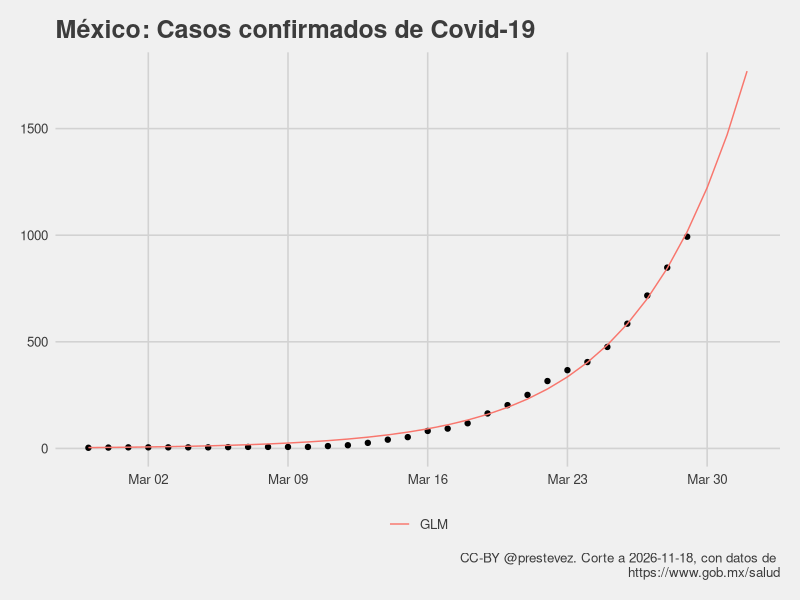
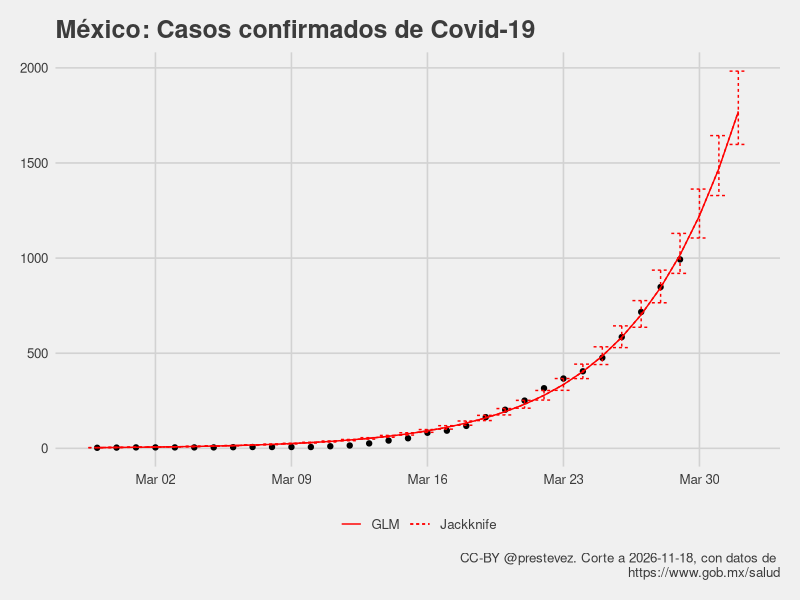
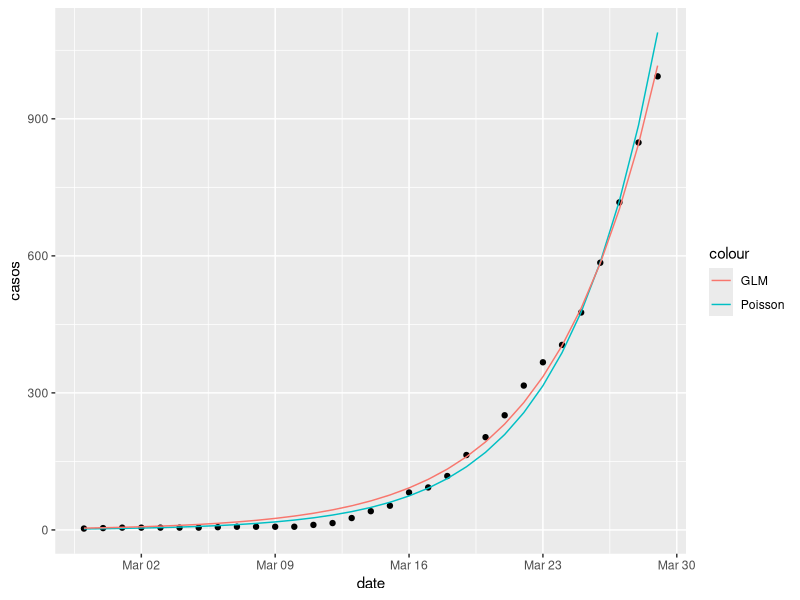
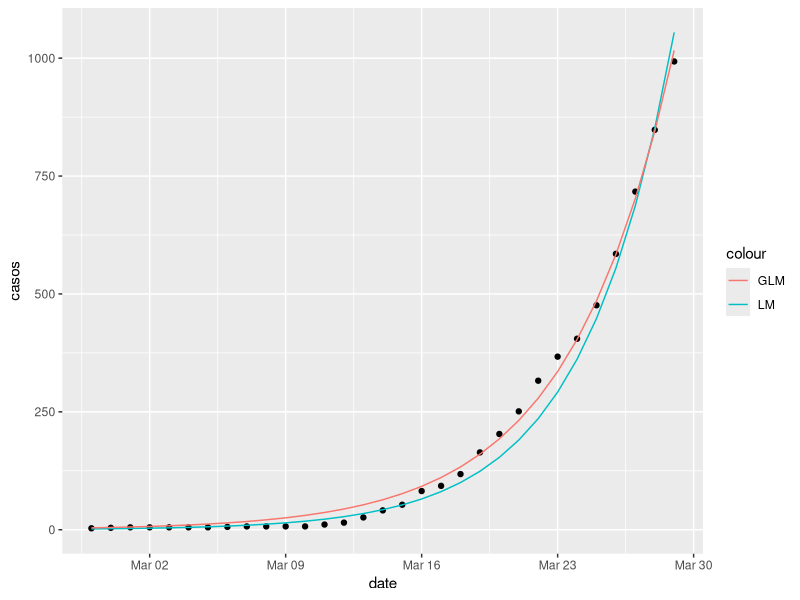

Source code (R) for these figures, in order: (Note: this script raises an error after producing the figures.)
library(tidyverse)
library(ggthemes)
library(lubridate)

casos <- read_csv("confirmados.csv")

casos$t <- (nrow(casos)-1):0

casos %>%
  filter(casos > 0) -> casos

m1 <- glm(casos ~ t, 
          data = casos,
          family = gaussian("log"))

summary(m1)

max_date <- max(casos$date) + 1
max_t <- max(casos$t) + 1

tibble(
  date = seq(max_date,max_date+2, 1),
  casos = NA,
  t = max_t:(max_t+2),
  predicted = predict(m1, newdata = data.frame(t = max_t:(max_t+2)), type = "response")
  ) %>%
  bind_rows(
    mutate(casos,
      predicted = predict(m1, type = "response"))) %>%
  arrange(date) -> casos_with_predictions

modelo <- paste0("Predicción casos = exp(",
                 round(m1[[1]][1], 2),
                 " + ",
                 round(m1[[1]][2], 2),
                 " x día)")

hoy <- Sys.Date()

pg <- "https://www.gob.mx/salud"

casos_with_predictions %>%
  ggplot(aes(date, casos)) + 
  geom_point() +
  theme_fivethirtyeight() +
  geom_line(aes(y = predicted, colour = "GLM")) +
  xlab("Total de casos") + 
  labs(title = "México: Casos confirmados de Covid-19",
       caption = paste0("CC-BY @prestevez. Corte a ", hoy, ", con datos de \n", pg)) +
  theme(legend.title = element_blank())

### Jackknife estimate?

lapply(1:nrow(casos), function(x){
  glm(casos ~ t, 
      data = casos[-x,],
      family = gaussian("log"))
}) -> m1_jk_ls

sapply(m1_jk_ls, function(x) coef(x)) %>% data.frame() %>%
  mutate(var = rownames(.)) %>%
  pivot_longer(-var, names_to = "rep") %>%
  group_by(var) %>%
  summarise(Estimate = mean(value),
            ci_low = quantile(value, 0.025),
            ci_high = quantile(value, 0.975)) -> m1_jk

pred_jk <- function(model, t, type = c("Estimate", "ci_low", "ci_high")){
  terms <- unlist(model[,type[1]])
  preds <- exp(terms[1] + (terms[2] * t))
  return(preds)
}


casos_with_predictions %>%
  mutate(Jackknife = pred_jk(m1_jk, t = t),
         Jackknife_low = pred_jk(m1_jk, t = t, "ci_low"),
         Jackknife_high = pred_jk(m1_jk, t = t, "ci_high")) -> casos_with_predictions_jk

casos_with_predictions_jk %>% data.frame

casos_with_predictions_jk %>%
  ggplot(aes(date, casos)) + 
  geom_point() +
  theme_fivethirtyeight() +
  geom_line(aes(y = predicted, linetype = "GLM"), colour = "red") +
  geom_line(aes(y = Jackknife, linetype = "Jackknife"), colour = "red") +
  geom_errorbar(aes(ymin = Jackknife_low,
                    ymax = Jackknife_high,
                    linetype = "Jackknife"),
                colour = "red") + 
  xlab("Total de casos") + 
  labs(title = "México: Casos confirmados de Covid-19",
       caption = paste0("CC-BY @prestevez. Corte a ", hoy, ", con datos de \n", pg)) +
  theme(legend.title = element_blank()) 

### MCMC does not appear to offer any benefits
# install.packages("MCMCpack")
# 
# library(MCMCpack)
# ls(package:MCMCpack)
# 
# m1_lm <- lm(log(casos) ~ t, data = casos)
# 
# summary(m1_lm)
# 
# casos_with_predictions %>%
#   mutate(predlm = exp(predict(m1_lm, newdata = data.frame(t = t)))) %>%
#   ggplot(aes(date, casos)) + 
#   geom_point() +
#   theme_fivethirtyeight() +
#   geom_line(aes(y = predicted, colour = "GLM")) +
#   geom_line(aes(y = predlm, colour = "LM")) +
#   xlab("Total de casos") + 
#   labs(title = "México: Casos confirmados de Covid-19",
#        caption = paste0("CC-BY @prestevez. Corte a ", hoy, ", con datos de \n", pg)) +
#   theme(legend.title = element_blank())
# 
# 
# m1_mcmc <- MCMCregress(log(casos) ~ t, data = casos)
# 
# summary(m1_mcmc)


m1p <- update(m1, family = "poisson")

summary(m1p)
summary(m1)

ggplot(casos, 
       aes(date, casos)) +
  geom_point() +
  geom_line(aes(y = predict(m1p, type = "response"), colour = "Poisson")) +
  geom_line(aes(y = predict(m1, type = "response"), colour = "GLM"))

summary(m1)

lm1 <- lm(log(casos) ~  t, data = casos)
summary(lm1)

casos %>%
  ggplot(aes(date, casos)) +
  geom_point() +
  geom_line(aes(y = exp(predict(lm1)), colour = "LM")) +
  geom_line(aes(y = predict(m1, type = "response"), colour = "GLM"))

# Modelo muertes totales y nuevas

casos_ext %>%
  filter(muertes > 0) %>%
  glm(muertes ~ t,
          data = .,
          family = gaussian("log")) -> d1


modelo_d <- paste0("Tendencia exponencial (",
                 round((exp(d1[[1]][2])-1)*100),
                 "% más muertes totales x día)")
tibble(
  date = max_date,
  muertes = NA,
  t = max_t,
  predicted = predict(d1, newdata = data.frame(t = max_t), type = "response")
) %>%
  bind_rows(
    mutate(filter(casos_ext, muertes > 0),
           predicted = predict(d1, type = "response"))) %>%
  arrange(date) -> muertes_with_predictions



muertes_with_predictions %>%
  ggplot(aes(date, muertes)) +
  geom_point() +
  theme_fivethirtyeight() +
  geom_line(aes(y = predicted, colour = modelo_d)) +
  xlab("Total de muertes") +
  labs(title = paste0("México: Total de muertes por Covid-19, ", hoy),
       subtitle = "Desde el día de la primera muerte reportada",
       caption = paste0("CC-BY @prestevez. Corte a ", hoy, ", con datos de \n", pg)) +
  theme(legend.title = element_blank()) -> p1_d

ggsave("muertes.png", p1_d, width = 7, height = 5)

d1_jk <- jk_model(d1) 

muertes_with_predictions %>%
  mutate(Jackknife = pred_jk(d1_jk, t = t),
         Jackknife_low = pred_jk(d1_jk, t = t, "ci_low"),
         Jackknife_high = pred_jk(d1_jk, t = t, "ci_high")) -> muertes_with_predictions_jk

muertes_with_predictions_jk %>%
  ggplot(aes(date, muertes)) +
  geom_point() +
  theme_fivethirtyeight() +
  geom_line(aes(y = predicted, colour = modelo_d)) +
  #geom_line(aes(y = Jackknife, linetype = "Jackknife"), colour = "red") +
  geom_errorbar(aes(ymin = Jackknife_low,
                    ymax = Jackknife_high,
                    colour = modelo_d),
                linetype = 2) +
  xlab("Total de casos") +
  labs(title = "México: Total de muertes por Covid-19",
       subtitle = paste0("Actualización: ", hoy, ". Intervalo de confianza Jackknife del 95%."),
       caption = paste0("CC-BY @prestevez. Corte a ", hoy, "\ncon datos de ", pg)) +
  theme(legend.title = element_blank()) -> p1jk_d

ggsave("muertes_jk.png", p1jk_d, width = 7, height = 5)

jk_pred_d <- filter(muertes_with_predictions_jk, t == max_t)[,c(9,10)]

# 
# read_csv("confirmados.csv") %>%
#   mutate(t = (nrow(.)-1):0) %>%
#   arrange(date) %>%
#   mutate(casos_nuevos = casos-lag(casos),
#          muertes_nuevas = muertes - lag(muertes)) %>%
#   drop_na -> casos_ext
# 
# write_csv(casos_ext, "confirmados_extended.csv")

# Muertes nuevas

casos_ext %>%
  filter(muertes > 0) %>%
  glm(muertes_nuevas ~ t,
          data = .,
          family = poisson("log")) -> dn1


modelo_dn <- paste0("Tendencia Poisson (",
                   round((exp(d1[[1]][2])-1)*100),
                   "% más casos nuevos x día)")
tibble(
  date = max_date,
  muertes_nuevas = NA,
  t = max_t,
  predicted = predict(dn1, newdata = data.frame(t = max_t), type = "response")
) %>%
  bind_rows(
    mutate(filter(casos_ext, muertes > 0),
           predicted = predict(dn1, type = "response"))) %>%
  arrange(date) -> muertes_nuevos_with_predictions


jk_model(dn1) -> dn1_jk

muertes_nuevos_with_predictions %>%
  mutate(Jackknife = pred_jk(dn1_jk, t = t),
         Jackknife_low = pred_jk(dn1_jk, t = t, "ci_low"),
         Jackknife_high = pred_jk(dn1_jk, t = t, "ci_high")) -> muertes_nuevos_with_predictions_jk



muertes_nuevos_with_predictions_jk %>%
  ggplot(aes(date, muertes_nuevas)) +
  geom_point() +
  theme_fivethirtyeight() +
  geom_line(aes(y = predicted, colour = modelo_dn)) +
  geom_errorbar(aes(ymin = Jackknife_low,
                    ymax = Jackknife_high,
                    colour = modelo_dn),
                linetype = 2) +
  xlab("Total de casos nuevos") +
  labs(title = "México: Muertes **nuevas** de Covid-19",
       subtitle = paste0("Actualización: ", hoy, ". Intervalo de confianza Jackknife del 95%."),
       caption = paste0("CC-BY @prestevez. Corte a ", hoy, "\ncon datos de ", pg)) +
  theme(legend.title = element_blank()) -> p1n_d

ggsave("muertes_nuevos.png", p1n_d, width = 7, height = 5)

jk_pred_muertes_nuevas <- filter(muertes_nuevos_with_predictions_jk, t == max_t)[,c(9,10)]
